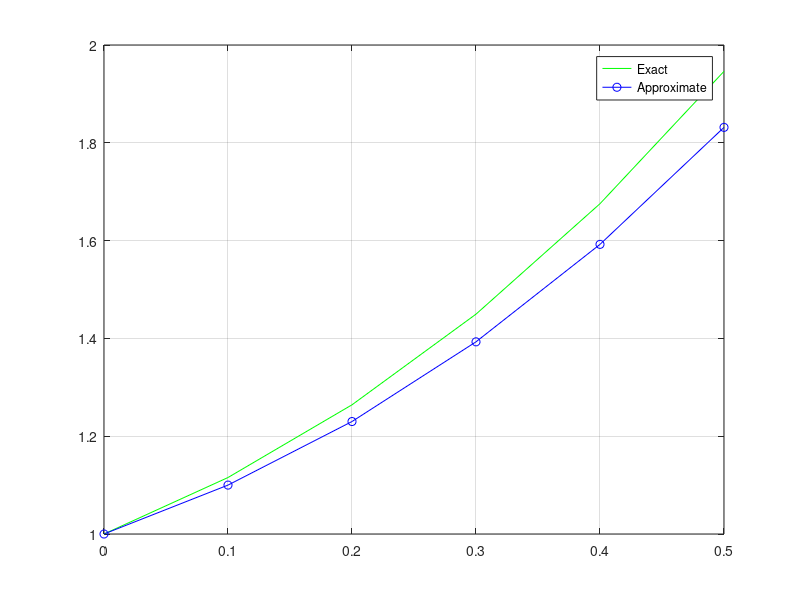

Source code (MATLAB):
% Solve  y'(t)=2t+y with y0 = 1
n = 5;
y0 = 1;
t0 = 0;
h = 0.1;
t=[t0 zeros(1, n)];
f = @(t, y) (2 * t) + y;
yexact = @(t) ((-2) * (t + 1) + (3 * exp(t)));
y = zeros(size(t));
ye = zeros(size(t));

y(1) = y0;
t(1) = t0;
fprintf('%7s %7s %7s %7s \n','i','t(i)','y(i)', 'ye(i)');
for i = 1:n
  t(i + 1)=t(i) + h;

  k1 = f(t(i), y(i));

  y(i+1) = y(i) + h * k1;
  ye(i) = yexact(t(i));
  fprintf('%7d %7.2f %7.3f %7.3f \n',i, t(i), y(i), ye(i));
end

plot(t, yexact(t), 'g', t, y, 'b-o');
grid on
legend('Exact', 'Approximate')



